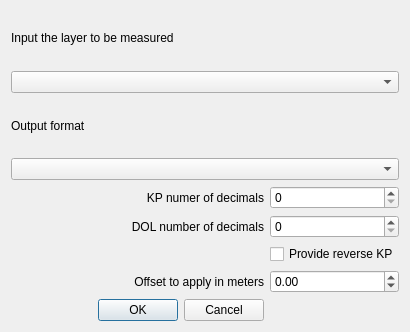
<?xml version="1.0" encoding="UTF-8"?>
<ui version="4.0">
 <class>InputLineLayer</class>
 <widget class="QDialog" name="InputLineLayer">
  <property name="geometry">
   <rect>
    <x>0</x>
    <y>0</y>
    <width>410</width>
    <height>332</height>
   </rect>
  </property>
  <property name="windowTitle">
   <string>KP Find</string>
  </property>
  <layout class="QGridLayout" name="gridLayout">
   <item row="2" column="0">
    <widget class="QLabel" name="label_2">
     <property name="text">
      <string>Output format</string>
     </property>
    </widget>
   </item>
   <item row="3" column="0" colspan="2">
    <widget class="QComboBox" name="output_format_box">
     <property name="sizePolicy">
      <sizepolicy hsizetype="Preferred" vsizetype="Fixed">
       <horstretch>0</horstretch>
       <verstretch>0</verstretch>
      </sizepolicy>
     </property>
    </widget>
   </item>
   <item row="5" column="1">
    <widget class="QSpinBox" name="DCC_prec"/>
   </item>
   <item row="9" column="0">
    <widget class="QDialogButtonBox" name="button_box">
     <property name="orientation">
      <enum>Qt::Horizontal</enum>
     </property>
     <property name="standardButtons">
      <set>QDialogButtonBox::Cancel|QDialogButtonBox::Ok</set>
     </property>
    </widget>
   </item>
   <item row="1" column="0" colspan="2">
    <widget class="QgsMapLayerComboBox" name="inputLineLayer">
     <property name="acceptDrops">
      <bool>false</bool>
     </property>
     <property name="accessibleName">
      <string/>
     </property>
     <property name="accessibleDescription">
      <string/>
     </property>
     <property name="editable">
      <bool>false</bool>
     </property>
     <property name="currentText">
      <string/>
     </property>
     <property name="showCrs">
      <bool>true</bool>
     </property>
    </widget>
   </item>
   <item row="4" column="0">
    <widget class="QLabel" name="label_3">
     <property name="text">
      <string>KP numer of decimals</string>
     </property>
     <property name="alignment">
      <set>Qt::AlignRight|Qt::AlignTrailing|Qt::AlignVCenter</set>
     </property>
    </widget>
   </item>
   <item row="0" column="0">
    <widget class="QLabel" name="label">
     <property name="text">
      <string>Input the layer to be measured</string>
     </property>
    </widget>
   </item>
   <item row="6" column="1">
    <widget class="QCheckBox" name="Reverse_KP">
     <property name="text">
      <string>Provide reverse KP</string>
     </property>
     <property name="tristate">
      <bool>false</bool>
     </property>
    </widget>
   </item>
   <item row="4" column="1">
    <widget class="QSpinBox" name="KP_prec"/>
   </item>
   <item row="5" column="0">
    <widget class="QLabel" name="label_5">
     <property name="text">
      <string>DOL number of decimals</string>
     </property>
     <property name="alignment">
      <set>Qt::AlignRight|Qt::AlignTrailing|Qt::AlignVCenter</set>
     </property>
    </widget>
   </item>
   <item row="7" column="1">
    <widget class="QDoubleSpinBox" name="offset_m">
     <property name="toolTip">
      <string>The number of m the KP number will be shifted by</string>
     </property>
     <property name="layoutDirection">
      <enum>Qt::LeftToRight</enum>
     </property>
     <property name="alignment">
      <set>Qt::AlignLeading|Qt::AlignLeft|Qt::AlignVCenter</set>
     </property>
     <property name="minimum">
      <double>-10000000.000000000000000</double>
     </property>
     <property name="maximum">
      <double>10000000.000000000000000</double>
     </property>
     <property name="singleStep">
      <double>1.000000000000000</double>
     </property>
    </widget>
   </item>
   <item row="7" column="0">
    <widget class="QLabel" name="label_4">
     <property name="text">
      <string>Offset to apply in meters</string>
     </property>
     <property name="alignment">
      <set>Qt::AlignRight|Qt::AlignTrailing|Qt::AlignVCenter</set>
     </property>
    </widget>
   </item>
  </layout>
 </widget>
 <customwidgets>
  <customwidget>
   <class>QgsMapLayerComboBox</class>
   <extends>QComboBox</extends>
   <header>qgsmaplayercombobox.h</header>
  </customwidget>
 </customwidgets>
 <resources/>
 <connections>
  <connection>
   <sender>button_box</sender>
   <signal>accepted()</signal>
   <receiver>InputLineLayer</receiver>
   <slot>accept()</slot>
   <hints>
    <hint type="sourcelabel">
     <x>20</x>
     <y>20</y>
    </hint>
    <hint type="destinationlabel">
     <x>20</x>
     <y>20</y>
    </hint>
   </hints>
  </connection>
  <connection>
   <sender>button_box</sender>
   <signal>rejected()</signal>
   <receiver>InputLineLayer</receiver>
   <slot>reject()</slot>
   <hints>
    <hint type="sourcelabel">
     <x>20</x>
     <y>20</y>
    </hint>
    <hint type="destinationlabel">
     <x>20</x>
     <y>20</y>
    </hint>
   </hints>
  </connection>
 </connections>
</ui>
